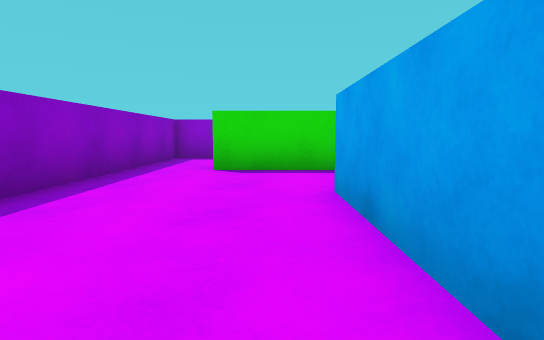
[1] (above)

14 first-person views from a walk through a scene from a Unity 3-D project. The camera is 0.58 m above the floor, tilts 6° down and sees 80° across. The floor is counted in squares, 1 m on a side. Each view is taken from the middle of a square. On the plan, view 1 faces up. The plan holds only what a view shows up to about 9 squares ahead; the rest is blank. The player is left out.

[2]
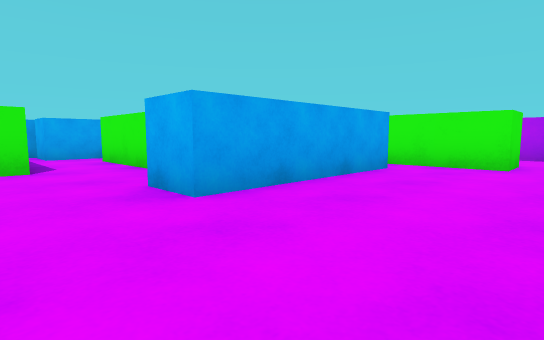

[3]
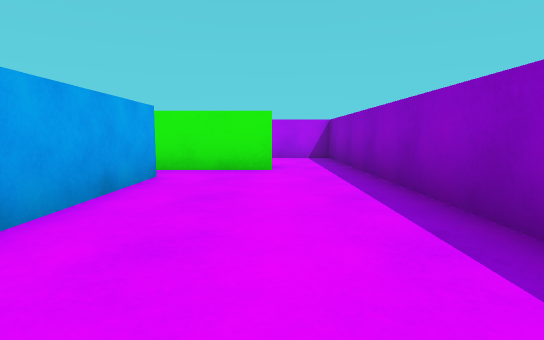

[4]
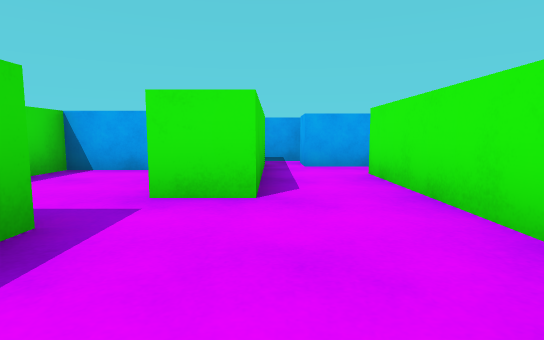

[5]
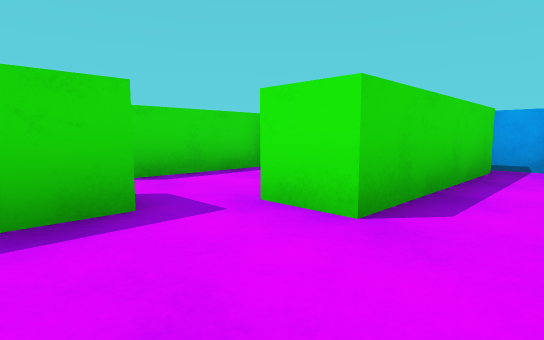

[6]
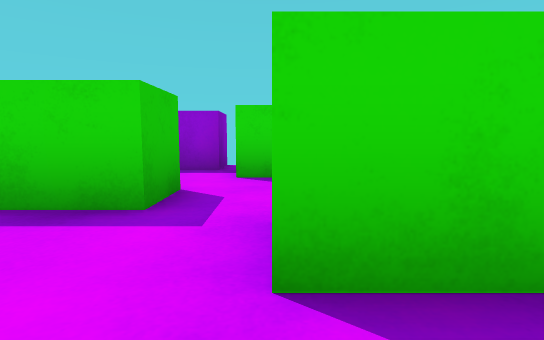

[7]
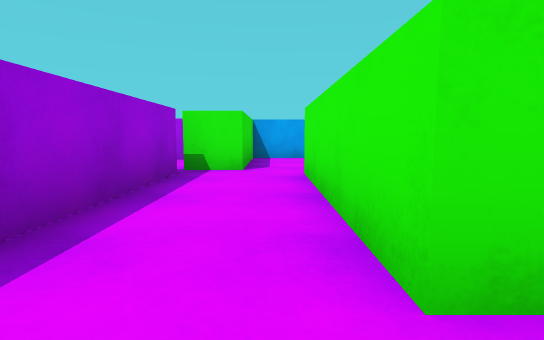

[8]
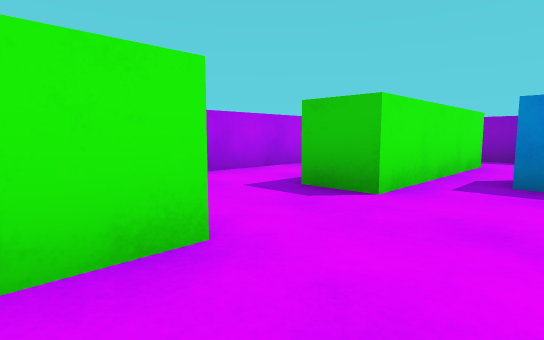

[9]
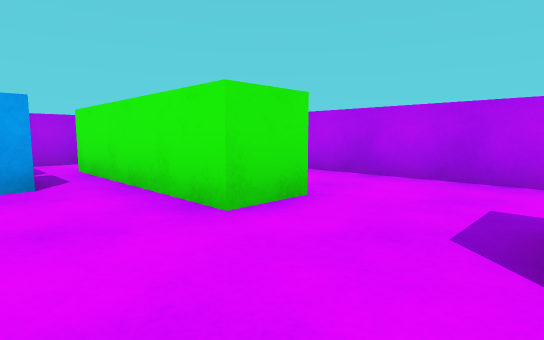

[10]
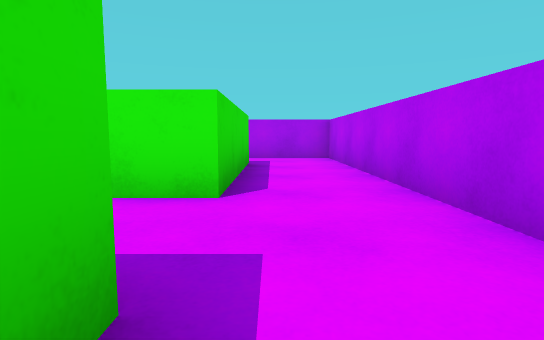

[11]
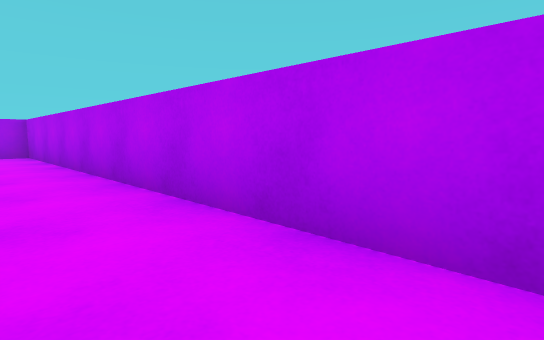

[12]
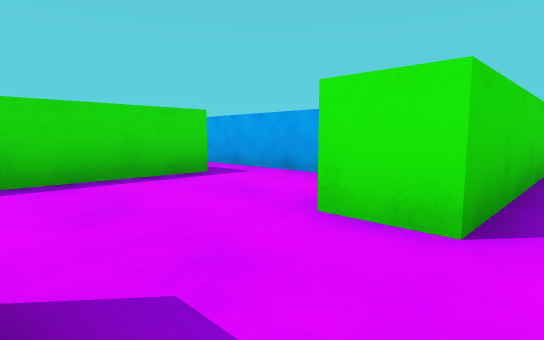

[13]
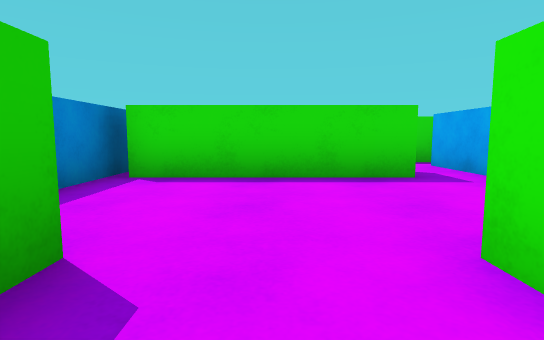

[14]
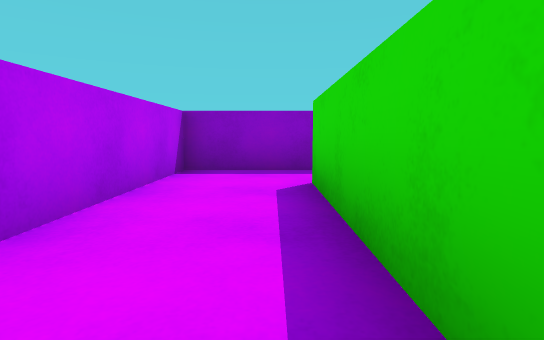

### Floor plan
Ten units are one square. View 1 is at (0, 0); x grows to the right and y downward. Boxes are objects, and circles mark ways between rooms. Rooms are numbered by the first view taken in them; rooms with no view inside come last. Other rooms are left out.
<svg viewBox="-30 -95 140 145">
<path fill="none" stroke="#000" d="M26 -25 60 -25M7 6 7 -34 18 -34M-25 -55 -25 25M-10 25 -10 15 15 15M30 -55 -10 -55M71 -19 71 -34M81 -41 40 -41 40 -52M30 -85 -25 -85 -25 -55M-10 -60 -10 -65 30 -65 30 -55M65 -60 65 -75 35 -75 35 -85M61 -15 20 -15M50 25 50 15 65 15M15 15 30 15 30 25M71 6 71 -19M17 -24 17 6M30 25 -10 25M89 25 50 25M-25 25 -25 45 105 45 105 26"/>
<circle cx="-20" cy="-60" r="3" fill="#2a7"/>
<circle cx="30" cy="-60" r="3" fill="#2a7"/>
<circle cx="10" cy="10" r="3" fill="#2a7"/>
<circle cx="60" cy="-20" r="3" fill="#2a7"/>
<circle cx="-20" cy="20" r="3" fill="#2a7"/>
<circle cx="35" cy="20" r="3" fill="#2a7"/>
<text x="0" y="-20">1</text>
<text x="20" y="-70">2</text>
<text x="40" y="0">3</text>
<text x="40" y="30">4</text>
</svg>
Room 1 opens to room 2. Room 1 opens to room 3. Room 1 opens to room 4. Room 3 opens to room 4.

Where each view was taken, in squares from view 1:
view 1: 0 up, 0 right, facing up
view 2: 5 up, 2 left, facing down-right
view 3: 4 up, 1 left, facing down
view 4: 4 up, 1 right, facing right
view 5: 3 up, 2 right, facing up-right
view 6: 3 up, 4 right, facing up
view 7: 7 up, 2 left, facing right
view 8: 0 up, 6 right, facing down-left
view 9: 0 up, 3 right, facing down-right
view 10: 3 down, 2 right, facing right
view 11: 3 down, 0 right, facing down-right
view 12: 3 down, 3 right, facing up-right
view 13: 3 down, 4 right, facing up
view 14: 3 down, 3 right, facing left
